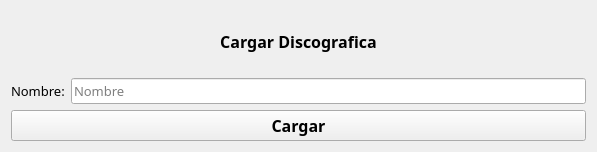
<?xml version="1.0" encoding="UTF-8"?>
<ui version="4.0">
 <class>Form</class>
 <widget class="QWidget" name="Form">
  <property name="geometry">
   <rect>
    <x>0</x>
    <y>0</y>
    <width>597</width>
    <height>152</height>
   </rect>
  </property>
  <property name="sizePolicy">
   <sizepolicy hsizetype="Expanding" vsizetype="Fixed">
    <horstretch>0</horstretch>
    <verstretch>0</verstretch>
   </sizepolicy>
  </property>
  <property name="windowTitle">
   <string>Form</string>
  </property>
  <layout class="QGridLayout" name="gridLayout_2">
   <item row="0" column="0">
    <layout class="QVBoxLayout" name="verticalLayout">
     <item>
      <layout class="QGridLayout" name="gridLayout">
       <item row="0" column="0" colspan="2">
        <widget class="QLabel" name="label">
         <property name="font">
          <font>
           <family>Bell MT</family>
           <pointsize>12</pointsize>
           <weight>75</weight>
           <bold>true</bold>
          </font>
         </property>
         <property name="styleSheet">
          <string notr="true"/>
         </property>
         <property name="text">
          <string>Cargar Discografica</string>
         </property>
         <property name="alignment">
          <set>Qt::AlignCenter</set>
         </property>
        </widget>
       </item>
       <item row="3" column="1">
        <widget class="QLineEdit" name="input_nombre_discografica">
         <property name="font">
          <font>
           <family>Bell MT</family>
           <pointsize>10</pointsize>
          </font>
         </property>
         <property name="text">
          <string/>
         </property>
         <property name="placeholderText">
          <string>Nombre</string>
         </property>
        </widget>
       </item>
       <item row="3" column="0">
        <widget class="QLabel" name="label_nombre_discografica">
         <property name="font">
          <font>
           <family>Bell MT</family>
           <pointsize>10</pointsize>
          </font>
         </property>
         <property name="text">
          <string>Nombre:</string>
         </property>
        </widget>
       </item>
      </layout>
     </item>
     <item>
      <widget class="QPushButton" name="boton_cargar_interprete">
       <property name="font">
        <font>
         <family>Bell MT</family>
         <pointsize>12</pointsize>
         <weight>75</weight>
         <bold>true</bold>
        </font>
       </property>
       <property name="cursor">
        <cursorShape>PointingHandCursor</cursorShape>
       </property>
       <property name="text">
        <string>Cargar</string>
       </property>
      </widget>
     </item>
    </layout>
   </item>
  </layout>
 </widget>
 <resources/>
 <connections/>
</ui>
